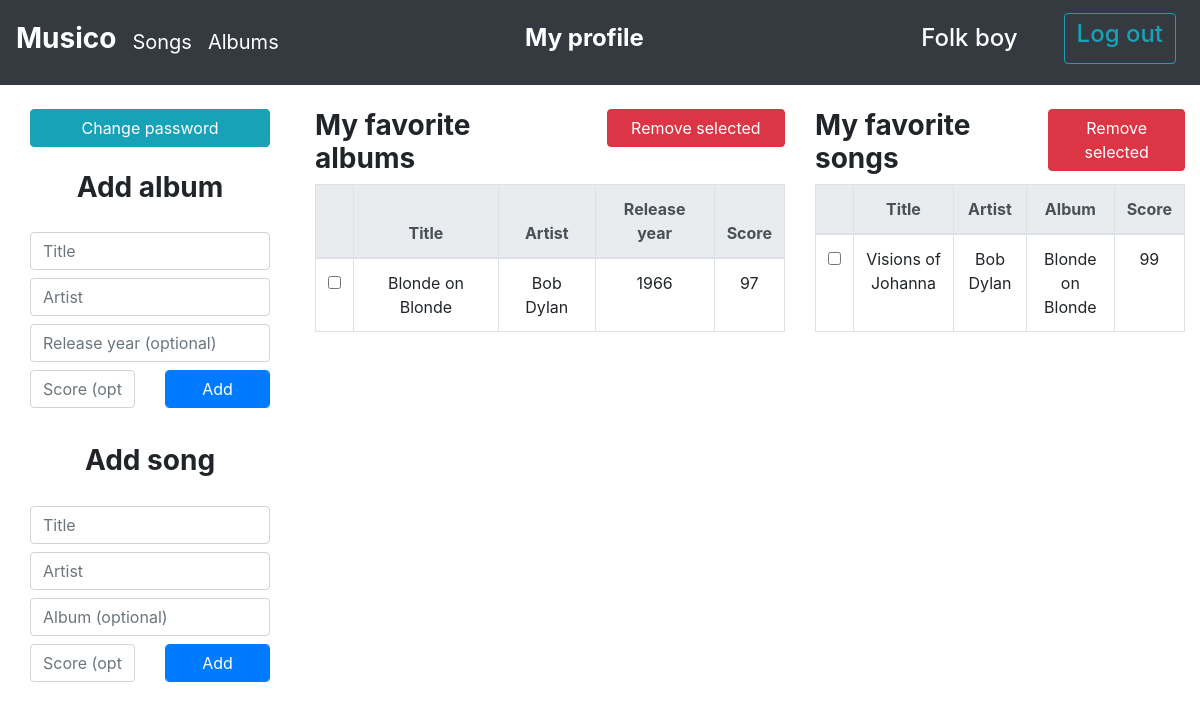
Before: /profile (signed in) with the older database file.
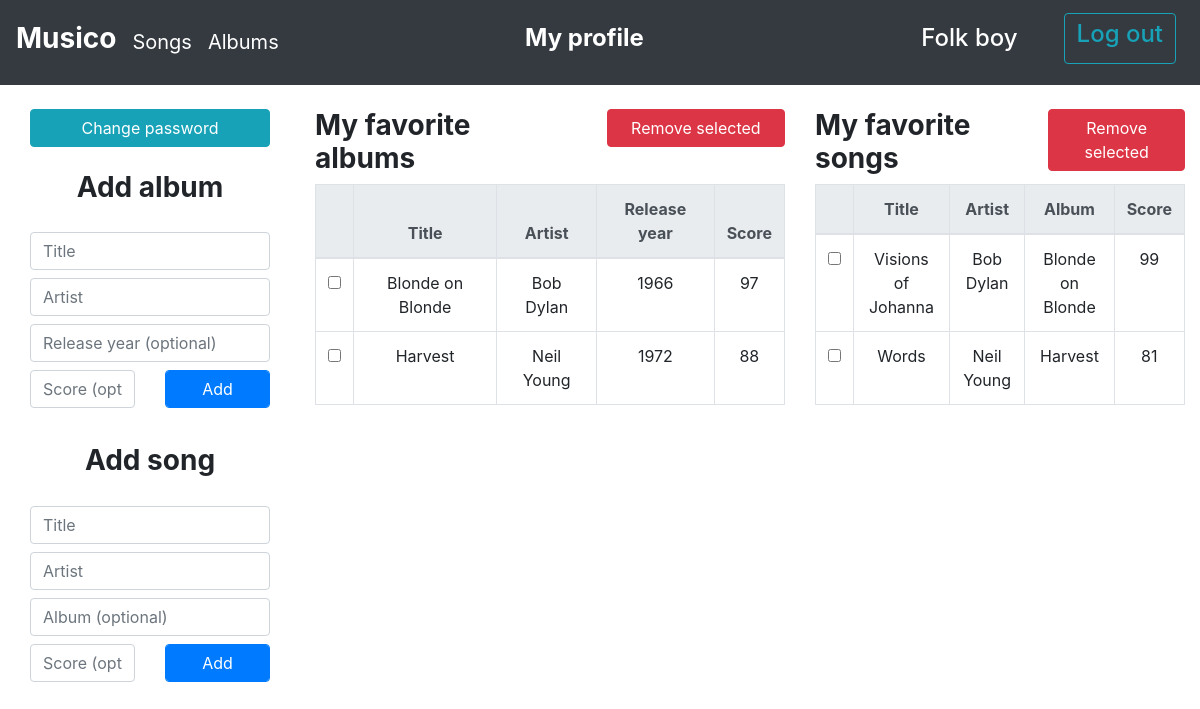
After: the same page with the newer database file.
### app/models.py (models this page shows, shortened)
class User(db.Model, UserMixin):
    id = db.Column(db.Integer, primary_key=True)
    username = db.Column(db.String(50), index=True)
    password = db.Column(db.BINARY)
    favorite_songs = db.relationship('FavoriteSong', back_populates='user')
    favorite_albums = db.relationship('FavoriteAlbum', back_populates='user')

class FavoriteAlbum(db.Model):
    user_id = db.Column(db.Integer, db.ForeignKey('user.id'), primary_key=True)
    album_id = db.Column(db.Integer, db.ForeignKey('album.id'), primary_key=True)
    user = db.relationship('User', back_populates='favorite_albums')
    album = db.relationship('Album', back_populates='favored')
    rating = db.Column(db.Float)

class Album(db.Model):
    id = db.Column(db.Integer, primary_key=True)
    title = db.Column(db.String(200), index=True)
    year_released = db.Column(db.Integer, index=True)
    artist_id = db.Column(db.Integer, db.ForeignKey('artist.id'))
    artist = db.relationship('Artist', back_populates='albums')
    songs = db.relationship('Song', back_populates='album')
    favored = db.relationship('FavoriteAlbum', back_populates='album')
    def __repr__(self):
        return self.title

class Artist(db.Model):
    id = db.Column(db.Integer, primary_key=True)
    name = db.Column(db.String(150), index=True)
    albums = db.relationship('Album', back_populates='artist')
    songs = db.relationship('Song', back_populates='artist')
    def __repr__(self):
        return self.name

class FavoriteSong(db.Model):
    user_id = db.Column(db.Integer, db.ForeignKey('user.id'), primary_key=True)
    song_id = db.Column(db.Integer, db.ForeignKey('song.id'), primary_key=True)
    user = db.relationship('User', back_populates='favorite_songs')
    song = db.relationship('Song', back_populates='favored')
    rating = db.Column(db.Float)

class Song(db.Model):
    id = db.Column(db.Integer, primary_key=True)
    title = db.Column(db.String(200), index=True)
    artist_id = db.Column(db.Integer, db.ForeignKey('artist.id'))
    artist = db.relationship('Artist', back_populates='songs')
    album_id = db.Column(db.Integer, db.ForeignKey('album.id'))
    album = db.relationship('Album', back_populates='songs')
    favored = db.relationship('FavoriteSong', back_populates='song')

### app/views.py (the view)
@app.route('/profile', methods=['GET', 'POST'])
@login_required
def profile():
    return base('profile', **load_profile())

### app/forms.py
class AlbumForm(FlaskForm):
    a_title = StringField('title', validators=[DataRequired(), Length(max=200)], render_kw={'placeholder': 'Title'})
    a_artist = StringField('artist', validators=[DataRequired(), Length(max=150)], render_kw={'placeholder': 'Artist'})
    year = IntegerField('year', validators=[Optional(), NumberRange(min=0, max=date.today().year + 1)], render_kw={'placeholder': 'Release year (optional)'})
    a_score = FloatField('rating', validators=[Optional(), NumberRange(min=0, max=100)], render_kw={'placeholder': 'Score (optional)'})
    a_submit = SubmitField('Add')

class SongForm(FlaskForm):
    s_title = StringField('title', validators=[DataRequired(), Length(max=200)], render_kw={'placeholder': 'Title'})
    s_artist = StringField('artist', validators=[DataRequired(), Length(max=150)], render_kw={'placeholder': 'Artist'})
    album = StringField('album', validators=[Optional(), Length(max=200)], render_kw={'placeholder': 'Album (optional)'})
    s_score = FloatField('rating', validators=[Optional(), NumberRange(min=0, max=100)], render_kw={'placeholder': 'Score (optional)'})
    s_submit = SubmitField('Add')

### app/utils.py (called while the page is built)
def base(page, **kwargs):
    if '_user_id' in session:
        app.logger.info(f"User '{User.query.get(int(session['_user_id'])).username}' opened {page} page.")
    else:
        app.logger.info(f"Guest user opened {page} page.")
    if 'login' in request.form:
        return redirect(url_for('login'))
    if 'signup' in request.form:
        return redirect(url_for('signup'))
    if 'password' in request.form:
        return redirect(url_for('change_password'))
    if 'logout' in request.form:
        app.logger.info(f"User '{User.query.get(int(session['_user_id'])).username}' logged out.")
        logout_user()
        return redirect(url_for('home'))
    return render_template(f"{page}.html", **kwargs)

def load_profile():
    user = User.query.get(int(session['_user_id']))
    album_form = AlbumForm()
    song_form = SongForm()
    if album_form.a_submit.data and album_form.validate_on_submit(): add_album(user, album_form)
    if song_form.s_submit.data and song_form.validate_on_submit(): add_song(user, song_form)
    if 'album_button' in request.form: remove_favorites(user, FavoriteAlbum, 'album')
    if 'song_button' in request.form: remove_favorites(user, FavoriteSong, 'song')
    return {'user': user, 'album_form': album_form, 'song_form': song_form}

### app/templates/profile.html (shortened to what this page needs)
{% extends 'base.html' %}
{% block page %}My profile{% endblock %}
{% block content %}
<div class='container-fluid'>
<div class='row my-4'>
    <div class='col-lg-3 col-12'>
    <div class='row'>
        <div class='col-12'>
        <form action="" method="post" class='col-lg-12 col-md-8 col-sm-10 col-12 offset-lg-0 offset-md-2 offset-sm-1'>
                <button type="submit" name="password" class="btn btn-info col-12">Change password</button>
        </form>
        </div>
        <div class='col-lg-12 col-md-6 col-12'>
        <h3 class="my-4"><center><b>Add album</b></center></h3>
        <form action="" method="post" name="add_album">
            <div class='container-fluid'>
                <div class='row py-1'>
                    <div class='col-12'>
                        {{ album_form.a_title(class_='form-control') }}
                    </div>
                </div>
                <div class='row py-1'>
                    <div class='col-12'>
                        {{ album_form.a_artist(class_='form-control') }}
                    </div>
                </div>
                <div class='row py-1'>
                    <div class='col-12'>
                        {{ album_form.year(class_='form-control') }}
                    </div>
                </div>
                <div class='row py-1'>
                    <div class='col-6'>
                        {{ album_form.a_score(class_='form-control') }}
                    </div>
                    <div class="col-6">
                        {{ album_form.a_submit(class_='form-control btn btn-primary col-12') }}
                    </div>
                </div>
                <div class='row py-1'>
                </div>
            </div>
        </form>
        </div>
        <div class='col-lg-12 col-md-6 col-12'>
        <h3 class="my-4"><center><b>Add song</b></center></h3>
        <form action="" method="post" name="add_song">
            <div class='container-fluid'>
                <div class='row py-1'>
                    <div class='col-12'>
                        {{ song_form.s_title(class_='form-control') }}
                    </div>
                </div>
                <div class='row py-1'>
                    <div class='col-12'>
                        {{ song_form.s_artist(class_='form-control') }}
                    </div>
                </div>
                <div class='row py-1'>
                    <div class='col-12'>
                        {{ song_form.album(class_='form-control') }}
                    </div>
                </div>
                <div class="row py-1">
                    <div class='col-6'>
                        {{ song_form.s_score(class_='form-control') }}
                    </div>
                    <div class="col-6">
                        {{ song_form.s_submit(class_='form-control btn btn-primary col-12') }}
                    </div>
                </div>
            </div>
        </form>
    </div>
    </div>
    </div>
    <form action="" method="post" class='col-lg-5 col-md-10 col-12 offset-lg-0 offset-md-1 my-lg-0 my-5'>
        <table class="table table-hover table-bordered">
            <div class='row'>
                <div class='col-7'>
                    <h3><b>My favorite albums</b></h3>
                </div>
                <div class='col-5'>
                    <button type="submit" name="album_button" value="delete" class="btn btn-danger col-12">Remove selected</button>
                </div>
            </div>
            <thead class="thead-light">
                {% if user.favorite_albums|length == 0 %}
                <tr>
                    <th scope="col"><center>No albums have been added yet</center></th>
                </tr>
                {% else %}
                <tr>
                    <th scope="col"></th>
                    <th scope="col"><center>Title</center></th>
                    <th scope="col"><center>Artist</center></th>
                    <th scope="col"><center>Release year</center></th>
                    <th scope="col"><center>Score</center></th>
                </tr>
                {% endif %}
            </thead>
            <tbody>
                {% for album in user.favorite_albums %}
                <tr class="table", id="album,{{ album.album.id }}">
                    <td><input type="checkbox" name="album_id" , value="{{ album.album.id }}"></td>
                    <td align="center">{{ album.album.title }}</td>
                    <td align="center">{{ album.album.artist }}</td>
                    <td align="center">
                        {% if album.album.year_released != None %}{{ album.album.year_released }}{% endif %}
                    </td>
                    <td align="center" style="position: relative;">
                        {% if album.rating != None %}{{ "%.0f"|format(album.rating) }}{% endif %}
                    </td>
                </tr>
                {% endfor %}
            </tbody>
        </table>
    </form>
    <form action="" method="post" class='col-lg-4 col-md-10 col-12 offset-lg-0 offset-md-1 my-lg-0 my-5'>
        <table class="table table-hover table-bordered">
            <div class='row'>
                <div class='col-7'>
                    <h3><b>My favorite songs</b></h3>
                </div>
                <div class='col-5'>
                    <button type="submit" name="song_button" value="delete" class="btn btn-danger col-12">Remove selected</button>
                </div>
            </div>
            <thead class="thead-light">
                {% if user.favorite_songs|length == 0 %}
                <tr>
                    <th scope="col"><center>No Songs have been added yet</center></th>
                </tr>
                {% else %}
                <tr>
                    <th scope="col"></th>
                    <th scope="col"><center>Title</center></th>
                    <th scope="col"><center>Artist</center></th>
                    <th scope="col"><center>Album</center></th>
                    <th scope="col"><center>Score</center></th>
                </tr>
                {% endif %}
            </thead>
            <tbody>
                {% for song in user.favorite_songs %}
                <tr class="table", id="song,{{ song.song.id }}">
                    <td><input type="checkbox" name="song_id" , value="{{ song.song.id }}"></td>
                    <td align="center">{{ song.song.title }}</td>
                    <td align="center">{{ song.song.artist }}</td>
                    <td align="center">
                        {% if song.song.album != None %}{{ song.song.album }}{% endif %}
                    </td>
                    <td align="center" style="position: relative;">
                        {% if song.rating != None %}{{ "%.0f"|format(song.rating) }}{% endif %}
                    </td>
                </tr>
                {% endfor %}
            </tbody>
        </table>
    </form>
</div>
</div>
{% endblock %}

### app/templates/base.html (shortened to what this page needs)
<!DOCTYPE html>
<html>
<head>
  <link rel="stylesheet" href="https://stackpath.bootstrapcdn.com/bootstrap/4.2.1/css/bootstrap.min.css"
>
</head>
<body>
  <nav class="navbar navbar-expand-sm navbar-dark bg-dark" id='navbar-top'>
    <a class="navbar-brand" href="/"><h3><b>Musico</b></h3></a>
    <div class="collapse navbar-collapse" id="navbarSupportedContent">
      <ul class="navbar-nav mr-auto">
        <a class="navbar-brand" href="/songs">Songs</a>
        <a class="navbar-brand" href="/albums">Albums</a>
      </ul>
      <ul class="navbar-nav mr-auto">
        <div class="col-12 text-right">
          <a class="navbar-text text-white"><h4><b>{% block page %}{% endblock %}</b></h4></a>
        </div>
      </ul>
        <form action="", method="post">
          <ul class="row navbar-nav ml-4 text-right">
            {% if current_user.is_authenticated %}
            <div class="col-lg-6 col-md-6 col-sm-12">
              <a class='navbar-brand text-white py-lg-3 py-md-3' href="/profile"><h4>{{ current_user.username }}</h4></a>
            </div>
            <div class="col-lg-6 col-md-6 col-sm-12">
              <a class='navbar-brand text-white text-right'><button class="btn btn-outline-info" type="submit" name="logout"><h4>Log out</h4></button></a>
            </div>
            {% endif %}
        </ul>
      </form>
    </div>
  </nav>
  {% block content %}{% endblock %}
</body>
</html>

Changed rows visible on the page:
added FavoriteAlbum: album "Harvest", album.artist "Neil Young", album.year_released "1972", rating "88"
added FavoriteSong: song "Words", song.artist "Neil Young", song.album "Harvest", rating "81"
